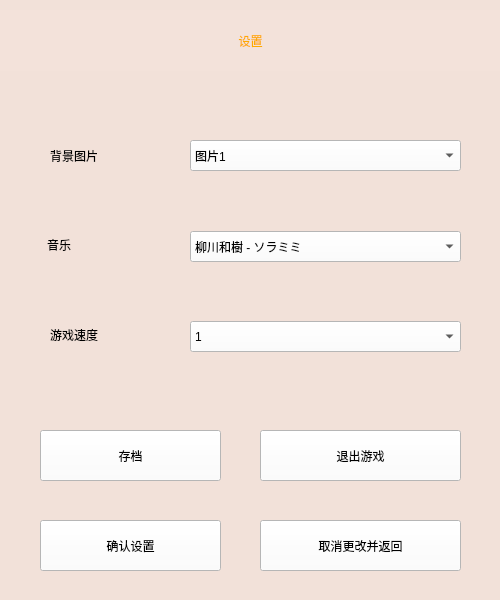
<?xml version="1.0" encoding="UTF-8"?>
<ui version="4.0">
 <class>config</class>
 <widget class="QMainWindow" name="config">
  <property name="geometry">
   <rect>
    <x>0</x>
    <y>0</y>
    <width>500</width>
    <height>600</height>
   </rect>
  </property>
  <property name="windowTitle">
   <string>MainWindow</string>
  </property>
  <property name="styleSheet">
   <string notr="true">
font: 14pt &quot;黑体&quot;;</string>
  </property>
  <widget class="QWidget" name="centralwidget">
   <widget class="QLabel" name="label">
    <property name="geometry">
     <rect>
      <x>0</x>
      <y>10</y>
      <width>501</width>
      <height>61</height>
     </rect>
    </property>
    <property name="styleSheet">
     <string notr="true">color: rgb(255, 170, 0);
background-color: rgba(255, 255, 255, 10);
font: 30pt &quot;方正粗圆简体&quot;;</string>
    </property>
    <property name="text">
     <string>设置</string>
    </property>
    <property name="alignment">
     <set>Qt::AlignCenter</set>
    </property>
   </widget>
   <widget class="QLabel" name="label_2">
    <property name="geometry">
     <rect>
      <x>50</x>
      <y>130</y>
      <width>101</width>
      <height>51</height>
     </rect>
    </property>
    <property name="styleSheet">
     <string notr="true">background-color: rgba(255, 255, 255, 0);</string>
    </property>
    <property name="text">
     <string>背景图片</string>
    </property>
   </widget>
   <widget class="QComboBox" name="cb_pic">
    <property name="geometry">
     <rect>
      <x>190</x>
      <y>140</y>
      <width>271</width>
      <height>31</height>
     </rect>
    </property>
    <property name="styleSheet">
     <string notr="true">background-color: rgba(255, 255, 255);</string>
    </property>
    <item>
     <property name="text">
      <string>图片1</string>
     </property>
    </item>
    <item>
     <property name="text">
      <string>图片2</string>
     </property>
    </item>
    <item>
     <property name="text">
      <string>图片3</string>
     </property>
    </item>
   </widget>
   <widget class="QComboBox" name="cb_music">
    <property name="geometry">
     <rect>
      <x>190</x>
      <y>231</y>
      <width>271</width>
      <height>31</height>
     </rect>
    </property>
    <property name="styleSheet">
     <string notr="true">background-color: rgba(255, 255, 255);</string>
    </property>
    <item>
     <property name="text">
      <string>柳川和樹 - ソラミミ</string>
     </property>
    </item>
    <item>
     <property name="text">
      <string>柳川和樹 - 透明な栞</string>
     </property>
    </item>
    <item>
     <property name="text">
      <string>水上浩介 - 故郷の島</string>
     </property>
    </item>
   </widget>
   <widget class="QLabel" name="label_3">
    <property name="geometry">
     <rect>
      <x>47</x>
      <y>229</y>
      <width>101</width>
      <height>31</height>
     </rect>
    </property>
    <property name="styleSheet">
     <string notr="true">background-color: rgba(255, 255, 255, 0);</string>
    </property>
    <property name="text">
     <string>音乐</string>
    </property>
   </widget>
   <widget class="QLabel" name="label_4">
    <property name="geometry">
     <rect>
      <x>50</x>
      <y>314</y>
      <width>111</width>
      <height>41</height>
     </rect>
    </property>
    <property name="styleSheet">
     <string notr="true">background-color: rgba(255, 255, 255, 0);</string>
    </property>
    <property name="text">
     <string>游戏速度</string>
    </property>
   </widget>
   <widget class="QComboBox" name="cb_speed">
    <property name="geometry">
     <rect>
      <x>190</x>
      <y>321</y>
      <width>271</width>
      <height>31</height>
     </rect>
    </property>
    <property name="styleSheet">
     <string notr="true">background-color: rgba(255, 255, 255);</string>
    </property>
    <item>
     <property name="text">
      <string>1</string>
     </property>
    </item>
    <item>
     <property name="text">
      <string>2</string>
     </property>
    </item>
    <item>
     <property name="text">
      <string>5</string>
     </property>
    </item>
    <item>
     <property name="text">
      <string>10</string>
     </property>
    </item>
    <item>
     <property name="text">
      <string>0.5</string>
     </property>
    </item>
    <item>
     <property name="text">
      <string>0.25</string>
     </property>
    </item>
   </widget>
   <widget class="QPushButton" name="btn_save">
    <property name="geometry">
     <rect>
      <x>40</x>
      <y>430</y>
      <width>181</width>
      <height>51</height>
     </rect>
    </property>
    <property name="styleSheet">
     <string notr="true">background-color: rgb(255, 255, 255);</string>
    </property>
    <property name="text">
     <string>存档</string>
    </property>
   </widget>
   <widget class="QPushButton" name="pushButton_2">
    <property name="geometry">
     <rect>
      <x>260</x>
      <y>430</y>
      <width>201</width>
      <height>51</height>
     </rect>
    </property>
    <property name="styleSheet">
     <string notr="true">background-color: rgb(255, 255, 255);</string>
    </property>
    <property name="text">
     <string>退出游戏</string>
    </property>
   </widget>
   <widget class="QPushButton" name="pushButton_3">
    <property name="geometry">
     <rect>
      <x>40</x>
      <y>520</y>
      <width>181</width>
      <height>51</height>
     </rect>
    </property>
    <property name="styleSheet">
     <string notr="true">background-color: rgb(255, 255, 255);</string>
    </property>
    <property name="text">
     <string>确认设置</string>
    </property>
   </widget>
   <widget class="QPushButton" name="pushButton_4">
    <property name="geometry">
     <rect>
      <x>260</x>
      <y>520</y>
      <width>201</width>
      <height>51</height>
     </rect>
    </property>
    <property name="styleSheet">
     <string notr="true">background-color: rgb(255, 255, 255);</string>
    </property>
    <property name="text">
     <string>取消更改并返回</string>
    </property>
   </widget>
   <widget class="QLabel" name="label_5">
    <property name="geometry">
     <rect>
      <x>0</x>
      <y>0</y>
      <width>500</width>
      <height>600</height>
     </rect>
    </property>
    <property name="styleSheet">
     <string notr="true">background-color: rgba(255, 170, 127, 50);</string>
    </property>
    <property name="text">
     <string/>
    </property>
   </widget>
   <zorder>label_5</zorder>
   <zorder>label</zorder>
   <zorder>label_2</zorder>
   <zorder>cb_pic</zorder>
   <zorder>cb_music</zorder>
   <zorder>label_3</zorder>
   <zorder>label_4</zorder>
   <zorder>cb_speed</zorder>
   <zorder>btn_save</zorder>
   <zorder>pushButton_2</zorder>
   <zorder>pushButton_3</zorder>
   <zorder>pushButton_4</zorder>
  </widget>
 </widget>
 <resources/>
 <connections/>
</ui>
